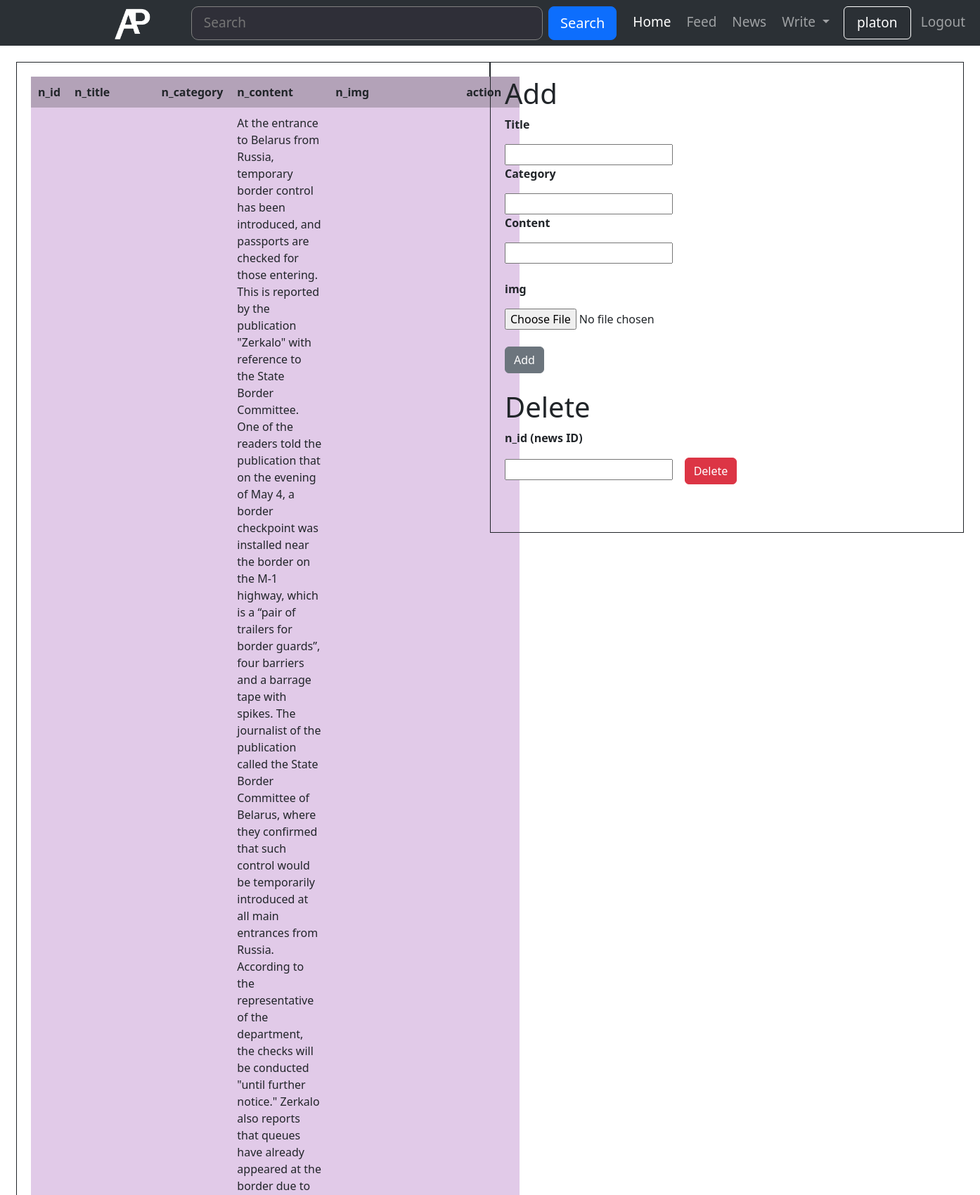
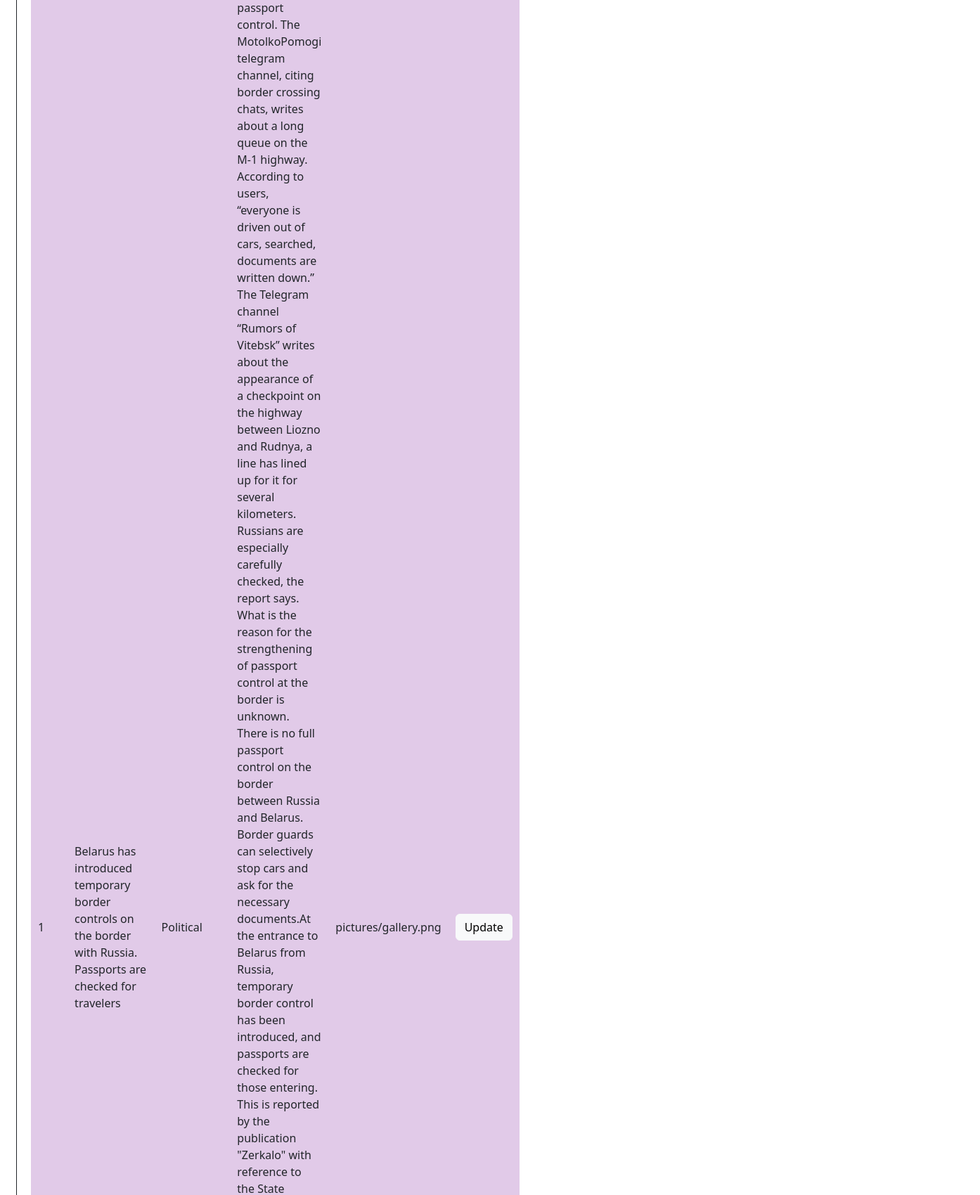
Screenshot of /news_portal_g1/admin_news.php (signed in, upper part) with the database file from the repository (2 pictures, top to bottom).
### tables this page shows
CREATE TABLE `news` (
  `n_id` int(11) NOT NULL,
  `n_title` varchar(255) NOT NULL,
  `n_category` varchar(255) NOT NULL,
  `n_content` varchar(10000) NOT NULL,
  `n_img` varchar(200) NOT NULL
);

### news_portal_g1/admin_news.php (the view, shortened to what this page needs)
<?php
    $servername = "localhost";
    $database = "news_portal";
    $username = "root";
    $password = "";
    $conn = mysqli_connect($servername, $username, $password, $database);
?>
<!doctype html>
<html lang="en">
<head>
    <link rel ="stylesheet" href="https://cdn.jsdelivr.net/npm/bootstrap@5.3.0-alpha1/dist/css/bootstrap.min.css" rel="stylesheet">
    <link rel ="stylesheet" href="style.css">
</head>
<body>
        <nav class="padding-navbar navbar navbar-expand-lg bg-body-tertiary navbar bg-dark class-navbar" data-bs-theme="dark">
            <div class="container-fluid">
            <a href="#"><img class="navbar-brand" src="/news_portal_g1/img/ap-logo.png" width="100px" alt=""></a>
                <form class="d-flex" role="search">
                <input class="form-control-header me-2" type="search" placeholder="   Search" aria-label="Search">
                <button class=" btn btn-lg btn-primary border-radiuss-10" type="submit">Search</button>
                </form>
            </div>
            <ul class="navbar-nav me-auto my-2 my-lg-0 navbar-nav-scroll " style="--bs-scroll-height: 100px;">
                <li class="nav-item">
                    <a class="nav-link active" aria-current="page" href="home.php">Home</a>
                </li>
                <li class="nav-item">
                    <a class="nav-link" href="#">Feed</a>
                </li>
                <li class="nav-item">
                    <a class="nav-link" href="#">News</a>
                    </li>
                <li class="nav-item dropdown">
                    <a class="btn btn-primary nav-link dropdown-toggle" href="#" role="button"
                    data-bs-toggle="dropdown" aria-expanded="false">
                    Write
                    </a>
                </li>
            <li class="menu-member">
                <?php
                    if(isset($_SESSION["username"]))
                    {
                ?>
                    <li><a href="profile.php" class=" border nav-link border border-white rounded  css-test" href="index.php"><?php echo $_SESSION['username']; ?></a></li>
                    <li><a href="logout.php" class="nav-link">Logout</a></li>
                <?php
                    }
                    else
                    {
                ?>
                    <li><a href="index.php" class="nav-link active">&nbspRegister</a></li>
                    <li><a href="login.php" class="nav-link active">Login</a></li>
                <?php
                    }
                ?>
            </li>
                </ul>
        </nav>
    <div class="float-container">
<div class="float-child">
  <table>
        <tr>
            <th>n_id</th>
            <th>n_title</th>
            <th>n_category</th>
            <th>n_content</th>
            <th>n_img</th>
            <th><center>action</center></th>
        </tr>
            <?php
            $news = mysqli_query($conn,"SELECT * FROM `news`");
            $news=mysqli_fetch_all($news);
        foreach ($news as $news)
        {
        echo '
        <tr>
            <td>' .$news[0]  . '</td>
            <td>' .$news[1]  . '</td>
            <td>' .$news[2]  . '</td>
            <td>' .$news[3]  . '</td>
            <td>' .$news[4]  . '</td>
            <td><a class="btn btn-light" href="update_user.php?k_id='.$news[0] .'">Update</a> </td>
        </tr>
        ';
        }
            ?>
        </table>
</div>
<div class="float-child">
  <h1>Add</h1>
        <form action="add_news.php" method="post" enctype="multipart/form-data">
            <p><b>Title</b></p>
            <input type="text" name="title">
            <p><b>Category</b></p>
            <input type="text" name="category">
            <p><b>Content</b></p>
            <input type="text" name="content"><br><br>
            <p><b>img</b></p>
            <input type="file" name="img">
<BR><BR><button type="submit" class="btn btn-secondary">Add</button>
        </form><br>
        <h1>Delete</h1>
        <form action="delete_user.php" method="post" enctype="multipart/form-data">
            <p><b>n_id (news ID)</b></p>
            <input type="text" name="id">&nbsp&nbsp&nbsp
            <button type="submit" class="btn btn-danger">Delete </button><br><br><br>
        </form>
  </div>
</div>
</body>
</html>

### news_portal_g1/admin_news.php (style rules this page uses)
th,td { padding: 10px; }
th { background: #b3a2b8; }
td { background: #e1cae8; }
button { padding: 10px; background: #e3e3e3; border: unset; cursor: pointer; }
.css-test { background-color:; text-align:center; width:6rem; color:white; }
li { margin:3px; }
.padding-navbar { padding-left: 8rem; padding-right: 8rem; }
.class-navbar { height: 65px; font-size: 19px; }
.form-control-header { width: 500px; border-radius: 10px; background-color: rgb(47, 47, 56); color: rgb(219, 219, 219); border-width: 1px; border-style:solid; border-color: gray; }
.float-container { border: 3px solid #fff; padding: 20px; }
.float-child { width: 50%; float: left; padding: 20px; border: 1px solid; }

### rows the page displays
news: n_id "1", n_title "Belarus has introduced temporary border controls on the border with Russia. Passports are checked for travelers", n_category "Political", n_img "pictures/gallery.png"

### other values shown
$_SESSION['username'] "platon"
